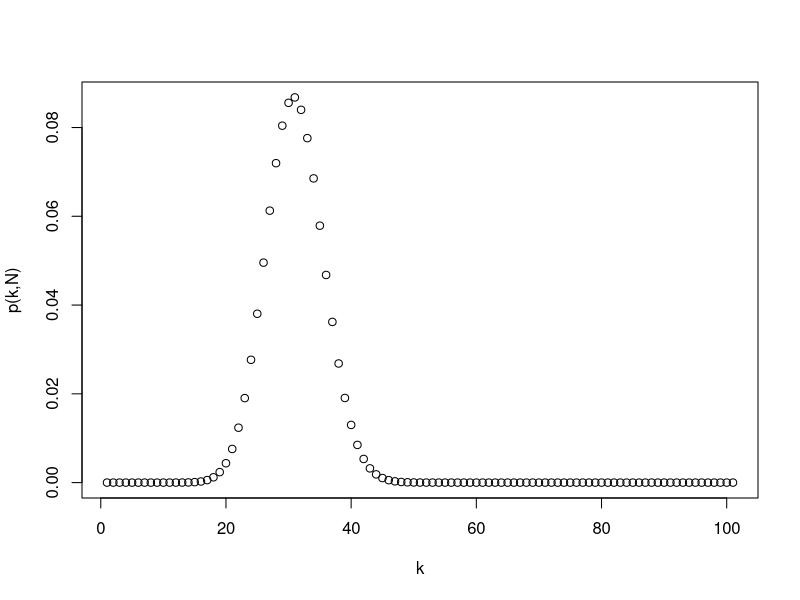
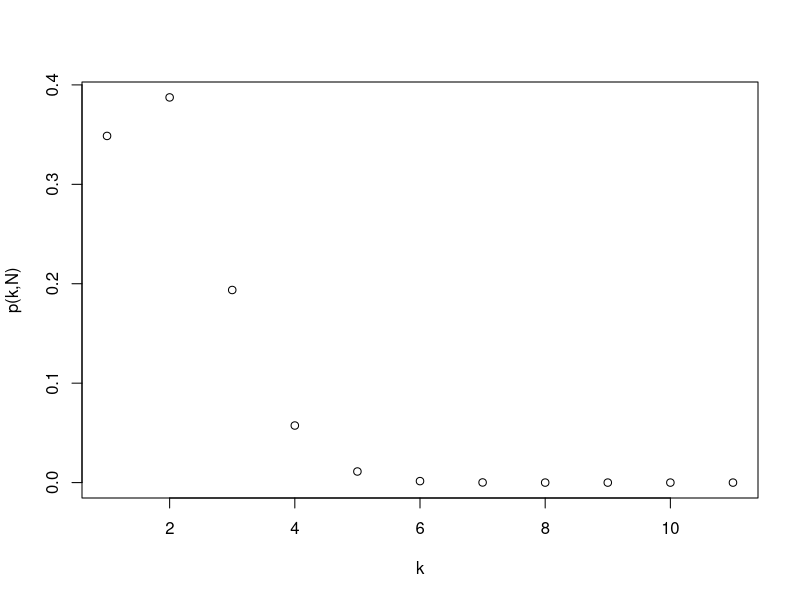
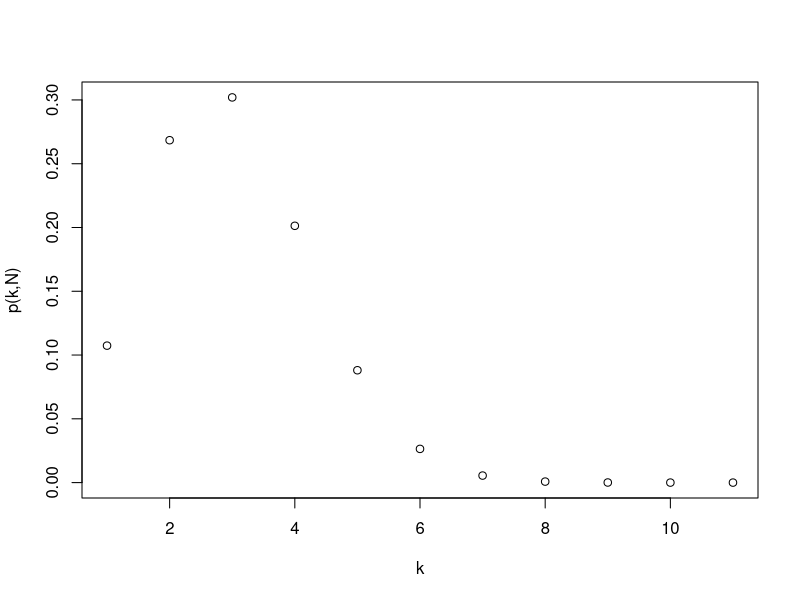
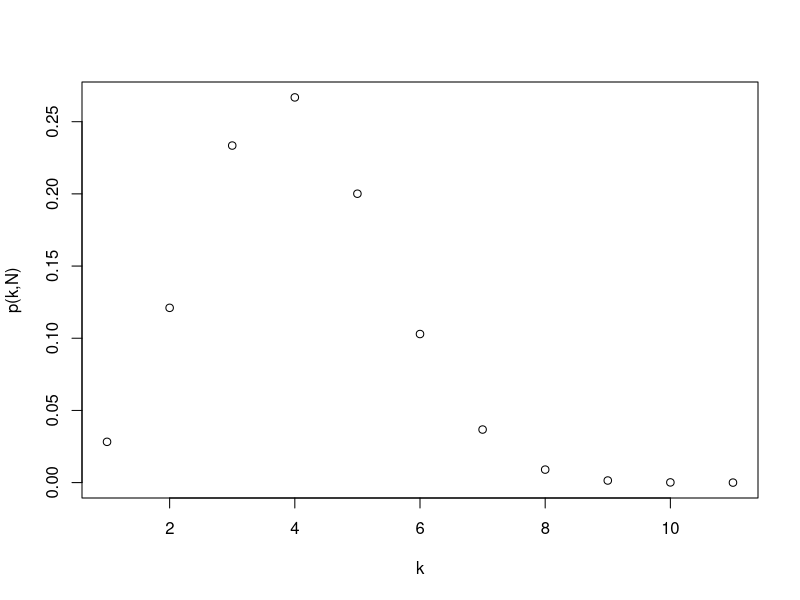
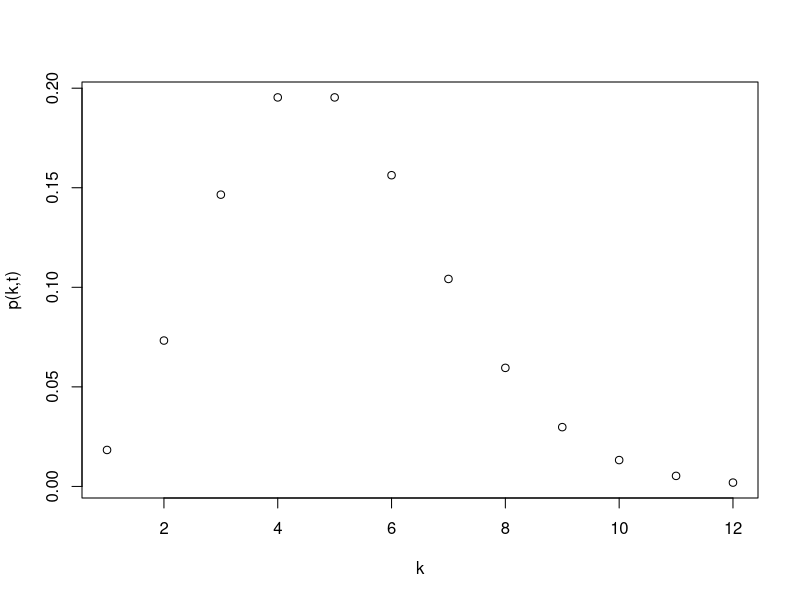
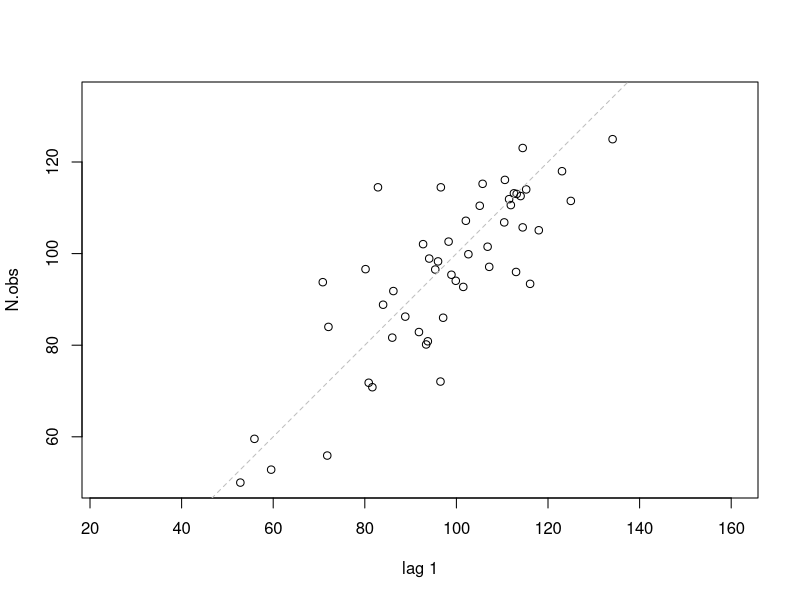
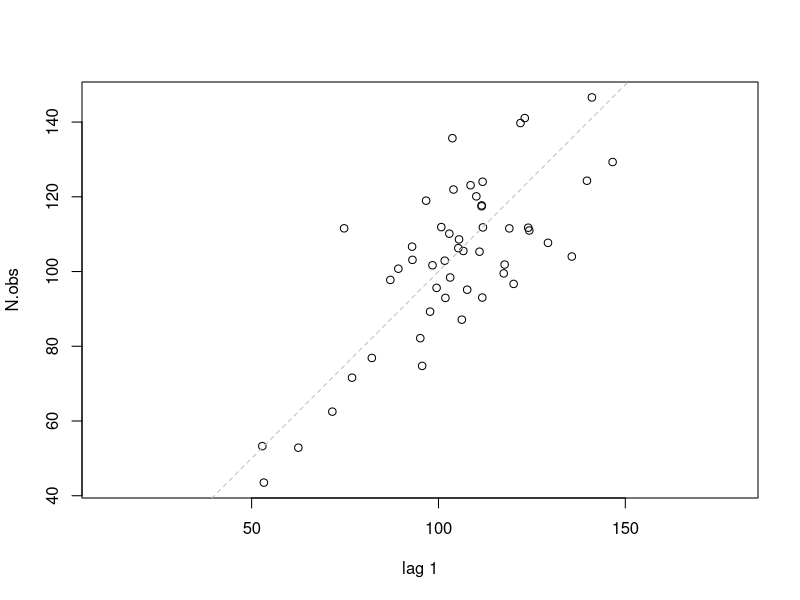

Here is the R script that generated these plots, in order:
## ---- chunk 1
knitr::opts_chunk$set(echo = TRUE)
## ---- chunk 2

binom <- function (p,N) {

# calculates probability of zero successes
p0 = (1 - p)^N
# geneerates a vector to store the prob of k successes
pk = rep(NA, N+1)
pk[1]= p0


for (k in 1:N){
  
  # calculates prob of k successes
  pkN = ((N-k+1)/k)*(p/(1-p))*pk[k]
  # stores prob of k successes
  pk[k+1] = pkN
  
   }

# plots k vs prob of k successes
plot(seq(0:N), pk, xlab="k", ylab="p(k,N)")

}

binom(0.3, 100)
## ---- chunk 3

p.0.1 <- binom(.1, 10)
p.0.2 <- binom(.2, 10)
p.0.3 <- binom(.3, 10)

## ---- chunk 4

poisson.dist <- function (r,t,cutoff) {

# calculate prob of zero successes
p0 = exp(-r*t)
# sets variable sum to stop the iteration
sum= p0
# starts the vector to sabe probabilities, iniciates with prob of zero
pk= NA
pk[1] = p0

i = 1

while (sum < cutoff){
  k = i

  pkt = ((r*t)/k)*pk[i]
  pk[i+1] = pkt 
  sum =  sum + pkt 
  #prints iteration values
  cat( 'i =', i, 'k= ', k, 'pkt = ', pkt, 'sum = ', sum)
  
  i= i+1
  
}

plot(seq(0:(length(pk)-1)), pk, xlab="k", ylab="p(k,t)")

}

poisson.dist(r= 0.1, t=40, cutoff=0.999)
## ---- chunk 5

ran.binom <- function (N,p) {

# chooses a random number from a uniform distirbution
U = runif(1)
# sets variable sum to stop the iteration
sum= 0
# set initial k 
k = 0
# stores probabilities to get p(k-1)
p0 = (1 - p)^N
pk = p0

i = 1

while (sum < U){
  
  k= k+1
  # calculates prob of k successes
  pkN = ((N-k+1)/k)*(p/(1-p))*pk[i]
  pk[i+1] = pkN
  
  sum =  sum + pkN
   
  #prints iteration values
  cat( 'i =', i, 'k= ', k, 'pkN = ', pkN, 'sum = ', sum)

  i= i+1
  
}

}

ran.binom(40, 0.2)
## ---- chunk 6

pop.dynamics.obsv <- function( t, s, b, sigma.N, sigma.W, sigma.V, N.0){
  
  # sets first period abundance equal to N0
  N.t = N.0 + rnorm(n= 1, mean= 0, sd= sigma.N)
  N.obs = N.0 + rnorm(1, 0, sigma.V)
  
  
for (i in 1:t){
  
  N.t[i+1] = s*N.t[i]+ b + rnorm(1, 0, sigma.W)
  N.obs[i+1] =  N.t[i+1] + rnorm(1, 0, sigma.V)
  
}
  
  lag.plot(N.obs, lags=1, labels = FALSE, do.lines= FALSE)

}
## ---- chunk 7

pop.dynamics.obsv(t= 50, s= 0.8, b = 20, sigma.N=0, sigma.W=10, sigma.V=0, N.0=50)


## ---- chunk 8

pop.dynamics.obsv(t= 50, s= 0.8, b = 20, sigma.N=0, sigma.W=10, sigma.V=10, N.0=50)


